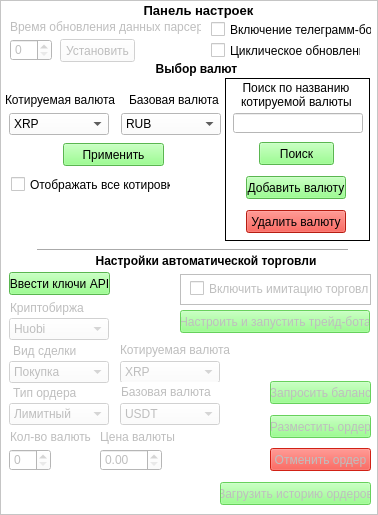
   <widget class="QFrame" name="frame">
    <property name="geometry">
     <rect>
      <x>823</x>
      <y>30</y>
      <width>378</width>
      <height>515</height>
     </rect>
    </property>
    <property name="styleSheet">
     <string notr="true">background-color: rgb(255, 255, 255);</string>
    </property>
    <property name="frameShape">
     <enum>QFrame::StyledPanel</enum>
    </property>
    <property name="frameShadow">
     <enum>QFrame::Sunken</enum>
    </property>
    <widget class="QLabel" name="label_coinChoice">
     <property name="geometry">
      <rect>
       <x>131</x>
       <y>59</y>
       <width>131</width>
       <height>21</height>
      </rect>
     </property>
     <property name="text">
      <string>&lt;html&gt;&lt;head/&gt;&lt;body&gt;&lt;p align=&quot;center&quot;&gt;&lt;span style=&quot; font-weight:600;&quot;&gt;Выбор валют&lt;/span&gt;&lt;/p&gt;&lt;/body&gt;&lt;/html&gt;</string>
     </property>
    </widget>
    <widget class="QLabel" name="label_refreshTime">
     <property name="enabled">
      <bool>false</bool>
     </property>
     <property name="geometry">
      <rect>
       <x>10</x>
       <y>19</y>
       <width>191</width>
       <height>16</height>
      </rect>
     </property>
     <property name="text">
      <string>&lt;html&gt;&lt;head/&gt;&lt;body&gt;&lt;p&gt;Время обновления данных парсеров&lt;/p&gt;&lt;/body&gt;&lt;/html&gt;</string>
     </property>
    </widget>
    <widget class="QSpinBox" name="spinBox_refreshTime">
     <property name="enabled">
      <bool>false</bool>
     </property>
     <property name="geometry">
      <rect>
       <x>10</x>
       <y>39</y>
       <width>42</width>
       <height>22</height>
      </rect>
     </property>
    </widget>
    <widget class="QCheckBox" name="checkBox_tgBotOn">
     <property name="enabled">
      <bool>true</bool>
     </property>
     <property name="geometry">
      <rect>
       <x>211</x>
       <y>21</y>
       <width>161</width>
       <height>17</height>
      </rect>
     </property>
     <property name="text">
      <string>Включение телеграмм-бота</string>
     </property>
    </widget>
    <widget class="QPushButton" name="pushButton_EnableRefreshTime">
     <property name="enabled">
      <bool>false</bool>
     </property>
     <property name="geometry">
      <rect>
       <x>60</x>
       <y>39</y>
       <width>75</width>
       <height>23</height>
      </rect>
     </property>
     <property name="text">
      <string>Установить</string>
     </property>
    </widget>
    <widget class="QLabel" name="label_setPanel">
     <property name="geometry">
      <rect>
       <x>113</x>
       <y>1</y>
       <width>171</width>
       <height>20</height>
      </rect>
     </property>
     <property name="text">
      <string>&lt;html&gt;&lt;head/&gt;&lt;body&gt;&lt;p align=&quot;center&quot;&gt;&lt;span style=&quot; font-size:10pt; font-weight:600;&quot;&gt;Панель настроек&lt;/span&gt;&lt;/p&gt;&lt;/body&gt;&lt;/html&gt;</string>
     </property>
    </widget>
    <widget class="QComboBox" name="comboBox_quotationCoin">
     <property name="geometry">
      <rect>
       <x>9</x>
       <y>113</y>
       <width>100</width>
       <height>22</height>
      </rect>
     </property>
     <item>
      <property name="text">
       <string>XRP</string>
      </property>
     </item>
     <item>
      <property name="text">
       <string>BTC</string>
      </property>
     </item>
     <item>
      <property name="text">
       <string>ETH</string>
      </property>
     </item>
     <item>
      <property name="text">
       <string>USDT</string>
      </property>
     </item>
     <item>
      <property name="text">
       <string>BNB</string>
      </property>
     </item>
     <item>
      <property name="text">
       <string>USD Coin</string>
      </property>
     </item>
     <item>
      <property name="text">
       <string>Cardano</string>
      </property>
     </item>
     <item>
      <property name="text">
       <string>Dogecoin</string>
      </property>
     </item>
     <item>
      <property name="text">
       <string>Solana</string>
      </property>
     </item>
     <item>
      <property name="text">
       <string>TRON</string>
      </property>
     </item>
     <item>
      <property name="text">
       <string>Ton</string>
      </property>
     </item>
     <item>
      <property name="text">
       <string>Dai</string>
      </property>
     </item>
     <item>
      <property name="text">
       <string>Polkadot</string>
      </property>
     </item>
     <item>
      <property name="text">
       <string>Polygon</string>
      </property>
     </item>
     <item>
      <property name="text">
       <string>Litecoin</string>
      </property>
     </item>
     <item>
      <property name="text">
       <string>SHIBA INU</string>
      </property>
     </item>
     <item>
      <property name="text">
       <string>Wrapped Bitcoin</string>
      </property>
     </item>
     <item>
      <property name="text">
       <string>Bitcoin Cash</string>
      </property>
     </item>
     <item>
      <property name="text">
       <string>UNUS SED LEO</string>
      </property>
     </item>
     <item>
      <property name="text">
       <string>Avalanche</string>
      </property>
     </item>
     <item>
      <property name="text">
       <string>TrueUSD</string>
      </property>
     </item>
     <item>
      <property name="text">
       <string>Chainlink</string>
      </property>
     </item>
     <item>
      <property name="text">
       <string>Stellar Lumens</string>
      </property>
     </item>
     <item>
      <property name="text">
       <string>Binance USD</string>
      </property>
     </item>
     <item>
      <property name="text">
       <string>Monero</string>
      </property>
     </item>
     <item>
      <property name="text">
       <string>Uniswap</string>
      </property>
     </item>
     <item>
      <property name="text">
       <string>Aave UNI V2</string>
      </property>
     </item>
     <item>
      <property name="text">
       <string>OKB</string>
      </property>
     </item>
     <item>
      <property name="text">
       <string>Cosmos</string>
      </property>
     </item>
     <item>
      <property name="text">
       <string>Ethereum Classic</string>
      </property>
     </item>
     <item>
      <property name="text">
       <string>Binance Chain Native Token</string>
      </property>
     </item>
     <item>
      <property name="text">
       <string>Crypto.com Coin</string>
      </property>
     </item>
     <item>
      <property name="text">
       <string>Hedera Hashgraph</string>
      </property>
     </item>
     <item>
      <property name="text">
       <string>THETA</string>
      </property>
     </item>
     <item>
      <property name="text">
       <string>Wrapped Bitcoin</string>
      </property>
     </item>
     <item>
      <property name="text">
       <string>IOTA</string>
      </property>
     </item>
     <item>
      <property name="text">
       <string>Bitcoin Cash</string>
      </property>
     </item>
     <item>
      <property name="text">
       <string>Stellar</string>
      </property>
     </item>
     <item>
      <property name="text">
       <string>Acala</string>
      </property>
     </item>
     <item>
      <property name="text">
       <string>XDC Mainnet</string>
      </property>
     </item>
     <item>
      <property name="text">
       <string>KuCoin Token</string>
      </property>
     </item>
     <item>
      <property name="text">
       <string>EOS</string>
      </property>
     </item>
     <item>
      <property name="text">
       <string>ZCash</string>
      </property>
     </item>
     <item>
      <property name="text">
       <string>NEO</string>
      </property>
     </item>
     <item>
      <property name="text">
       <string>DigitalCash</string>
      </property>
     </item>
     <item>
      <property name="text">
       <string>Verge</string>
      </property>
     </item>
     <item>
      <property name="text">
       <string>OmiseGo</string>
      </property>
     </item>
     <item>
      <property name="text">
       <string>NEM</string>
      </property>
     </item>
     <item>
      <property name="text">
       <string>DigiByte</string>
      </property>
     </item>
     <item>
      <property name="text">
       <string>Bitshares</string>
      </property>
     </item>
    </widget>
    <widget class="QComboBox" name="comboBox_basicCoin">
     <property name="enabled">
      <bool>true</bool>
     </property>
     <property name="geometry">
      <rect>
       <x>121</x>
       <y>113</y>
       <width>100</width>
       <height>22</height>
      </rect>
     </property>
     <property name="inputMethodHints">
      <set>Qt::ImhNone</set>
     </property>
     <property name="editable">
      <bool>false</bool>
     </property>
     <property name="currentText">
      <string>RUB</string>
     </property>
     <property name="insertPolicy">
      <enum>QComboBox::InsertAlphabetically</enum>
     </property>
     <item>
      <property name="text">
       <string>RUB</string>
      </property>
     </item>
     <item>
      <property name="text">
       <string>USDT</string>
      </property>
     </item>
     <item>
      <property name="text">
       <string>USD</string>
      </property>
     </item>
     <item>
      <property name="text">
       <string>EUR</string>
      </property>
     </item>
     <item>
      <property name="text">
       <string>GBP</string>
      </property>
     </item>
    </widget>
    <widget class="Line" name="line_settingPanel">
     <property name="geometry">
      <rect>
       <x>37</x>
       <y>242</y>
       <width>311</width>
       <height>16</height>
      </rect>
     </property>
     <property name="orientation">
      <enum>Qt::Horizontal</enum>
     </property>
    </widget>
    <widget class="QPushButton" name="pushButton_enableCoinChoice">
     <property name="geometry">
      <rect>
       <x>63</x>
       <y>143</y>
       <width>101</width>
       <height>23</height>
      </rect>
     </property>
     <property name="styleSheet">
      <string notr="true">background-color: rgb(126, 255, 112);</string>
     </property>
     <property name="text">
      <string>Применить</string>
     </property>
    </widget>
    <widget class="QLabel" name="label_quotationCoin">
     <property name="geometry">
      <rect>
       <x>5</x>
       <y>90</y>
       <width>110</width>
       <height>20</height>
      </rect>
     </property>
     <property name="text">
      <string>Котируемая валюта</string>
     </property>
    </widget>
    <widget class="QLabel" name="label_basicCoin">
     <property name="geometry">
      <rect>
       <x>129</x>
       <y>90</y>
       <width>110</width>
       <height>20</height>
      </rect>
     </property>
     <property name="text">
      <string>Базовая валюта</string>
     </property>
    </widget>
    <widget class="QCheckBox" name="checkBox_circularRefresh">
     <property name="geometry">
      <rect>
       <x>211</x>
       <y>42</y>
       <width>150</width>
       <height>17</height>
      </rect>
     </property>
     <property name="text">
      <string>Циклическое обновление</string>
     </property>
    </widget>
    <widget class="QCheckBox" name="checkBox_allCoinsRender">
     <property name="geometry">
      <rect>
       <x>11</x>
       <y>176</y>
       <width>160</width>
       <height>17</height>
      </rect>
     </property>
     <property name="text">
      <string>Отображать все котировки</string>
     </property>
    </widget>
    <widget class="QTextBrowser" name="textBrowser_coinSearchBox">
     <property name="enabled">
      <bool>true</bool>
     </property>
     <property name="geometry">
      <rect>
       <x>225</x>
       <y>78</y>
       <width>145</width>
       <height>163</height>
      </rect>
     </property>
     <property name="styleSheet">
      <string notr="true"/>
     </property>
     <property name="frameShape">
      <enum>QFrame::Box</enum>
     </property>
     <property name="frameShadow">
      <enum>QFrame::Plain</enum>
     </property>
     <property name="lineWidth">
      <number>1</number>
     </property>
    </widget>
    <widget class="QPushButton" name="pushButton_addNewCoin">
     <property name="geometry">
      <rect>
       <x>246</x>
       <y>176</y>
       <width>100</width>
       <height>23</height>
      </rect>
     </property>
     <property name="styleSheet">
      <string notr="true">background-color: rgb(126, 255, 112);</string>
     </property>
     <property name="text">
      <string>Добавить валюту</string>
     </property>
    </widget>
    <widget class="QLabel" name="label_coinSearch">
     <property name="geometry">
      <rect>
       <x>241</x>
       <y>80</y>
       <width>110</width>
       <height>31</height>
      </rect>
     </property>
     <property name="sizePolicy">
      <sizepolicy hsizetype="Preferred" vsizetype="Preferred">
       <horstretch>0</horstretch>
       <verstretch>0</verstretch>
      </sizepolicy>
     </property>
     <property name="baseSize">
      <size>
       <width>0</width>
       <height>0</height>
      </size>
     </property>
     <property name="font">
      <font>
       <weight>50</weight>
       <italic>false</italic>
       <bold>false</bold>
       <underline>false</underline>
       <strikeout>false</strikeout>
       <stylestrategy>PreferDefault</stylestrategy>
       <kerning>true</kerning>
      </font>
     </property>
     <property name="text">
      <string>&lt;html&gt;&lt;head/&gt;&lt;body&gt;&lt;p align=&quot;center&quot;&gt;Поиск по названию&lt;br/&gt;котируемой валюты&lt;/p&gt;&lt;/body&gt;&lt;/html&gt;</string>
     </property>
     <property name="textFormat">
      <enum>Qt::AutoText</enum>
     </property>
     <property name="scaledContents">
      <bool>false</bool>
     </property>
     <property name="alignment">
      <set>Qt::AlignCenter</set>
     </property>
     <property name="wordWrap">
      <bool>false</bool>
     </property>
     <property name="margin">
      <number>0</number>
     </property>
     <property name="indent">
      <number>-1</number>
     </property>
     <property name="textInteractionFlags">
      <set>Qt::NoTextInteraction</set>
     </property>
    </widget>
    <widget class="QLineEdit" name="lineEdit_coinSearch">
     <property name="geometry">
      <rect>
       <x>233</x>
       <y>113</y>
       <width>130</width>
       <height>20</height>
      </rect>
     </property>
     <property name="clearButtonEnabled">
      <bool>true</bool>
     </property>
    </widget>
    <widget class="QPushButton" name="pushButton_coinSearch">
     <property name="geometry">
      <rect>
       <x>259</x>
       <y>142</y>
       <width>75</width>
       <height>23</height>
      </rect>
     </property>
     <property name="styleSheet">
      <string notr="true">background-color: rgb(126, 255, 112);</string>
     </property>
     <property name="text">
      <string>Поиск</string>
     </property>
    </widget>
    <widget class="QPushButton" name="pushButton_deleteCoin">
     <property name="geometry">
      <rect>
       <x>246</x>
       <y>210</y>
       <width>100</width>
       <height>23</height>
      </rect>
     </property>
     <property name="styleSheet">
      <string notr="true">background-color: rgb(255, 40, 25);</string>
     </property>
     <property name="text">
      <string>Удалить валюту</string>
     </property>
    </widget>
    <widget class="QLabel" name="label_tradeSettings">
     <property name="geometry">
      <rect>
       <x>91</x>
       <y>251</y>
       <width>230</width>
       <height>21</height>
      </rect>
     </property>
     <property name="text">
      <string>&lt;html&gt;&lt;head/&gt;&lt;body&gt;&lt;p align=&quot;center&quot;&gt;&lt;span style=&quot; font-weight:600;&quot;&gt;Настройки автоматической торговли&lt;/span&gt;&lt;/p&gt;&lt;/body&gt;&lt;/html&gt;</string>
     </property>
    </widget>
    <widget class="QLabel" name="label_exchangeType">
     <property name="enabled">
      <bool>false</bool>
     </property>
     <property name="geometry">
      <rect>
       <x>10</x>
       <y>298</y>
       <width>81</width>
       <height>20</height>
      </rect>
     </property>
     <property name="text">
      <string>Криптобиржа</string>
     </property>
    </widget>
    <widget class="QComboBox" name="comboBox_exchangeType">
     <property name="enabled">
      <bool>false</bool>
     </property>
     <property name="geometry">
      <rect>
       <x>9</x>
       <y>318</y>
       <width>100</width>
       <height>22</height>
      </rect>
     </property>
     <item>
      <property name="text">
       <string>Huobi</string>
      </property>
     </item>
     <item>
      <property name="text">
       <string>Myfin</string>
      </property>
     </item>
     <item>
      <property name="text">
       <string>Kucoin</string>
      </property>
     </item>
     <item>
      <property name="text">
       <string>Coinbase</string>
      </property>
     </item>
    </widget>
    <widget class="QLabel" name="label_dealType">
     <property name="enabled">
      <bool>false</bool>
     </property>
     <property name="geometry">
      <rect>
       <x>13</x>
       <y>341</y>
       <width>81</width>
       <height>20</height>
      </rect>
     </property>
     <property name="text">
      <string>Вид сделки</string>
     </property>
    </widget>
    <widget class="QComboBox" name="comboBox_dealType">
     <property name="enabled">
      <bool>false</bool>
     </property>
     <property name="geometry">
      <rect>
       <x>9</x>
       <y>361</y>
       <width>100</width>
       <height>22</height>
      </rect>
     </property>
     <item>
      <property name="text">
       <string>Покупка</string>
      </property>
     </item>
     <item>
      <property name="text">
       <string>Продажа</string>
      </property>
     </item>
    </widget>
    <widget class="QLabel" name="label_orderType">
     <property name="enabled">
      <bool>false</bool>
     </property>
     <property name="geometry">
      <rect>
       <x>13</x>
       <y>383</y>
       <width>81</width>
       <height>20</height>
      </rect>
     </property>
     <property name="text">
      <string>Тип ордера</string>
     </property>
    </widget>
    <widget class="QComboBox" name="comboBox_orderType">
     <property name="enabled">
      <bool>false</bool>
     </property>
     <property name="geometry">
      <rect>
       <x>9</x>
       <y>403</y>
       <width>100</width>
       <height>22</height>
      </rect>
     </property>
     <item>
      <property name="text">
       <string>Лимитный</string>
      </property>
     </item>
     <item>
      <property name="text">
       <string>Рыночный</string>
      </property>
     </item>
    </widget>
    <widget class="QLabel" name="label_buyAmount">
     <property name="enabled">
      <bool>false</bool>
     </property>
     <property name="geometry">
      <rect>
       <x>10</x>
       <y>429</y>
       <width>81</width>
       <height>16</height>
      </rect>
     </property>
     <property name="text">
      <string>&lt;html&gt;&lt;head/&gt;&lt;body&gt;&lt;p&gt;Кол-во валюты&lt;/p&gt;&lt;/body&gt;&lt;/html&gt;</string>
     </property>
    </widget>
    <widget class="QSpinBox" name="spinBox_buyAmount">
     <property name="enabled">
      <bool>false</bool>
     </property>
     <property name="geometry">
      <rect>
       <x>9</x>
       <y>449</y>
       <width>42</width>
       <height>22</height>
      </rect>
     </property>
    </widget>
    <widget class="QLabel" name="label_currencyPrice">
     <property name="enabled">
      <bool>false</bool>
     </property>
     <property name="geometry">
      <rect>
       <x>100</x>
       <y>429</y>
       <width>81</width>
       <height>16</height>
      </rect>
     </property>
     <property name="text">
      <string>&lt;html&gt;&lt;head/&gt;&lt;body&gt;&lt;p&gt;Цена валюты&lt;/p&gt;&lt;/body&gt;&lt;/html&gt;</string>
     </property>
    </widget>
    <widget class="QDoubleSpinBox" name="doubleSpinBox_currencyPrice">
     <property name="enabled">
      <bool>false</bool>
     </property>
     <property name="geometry">
      <rect>
       <x>100</x>
       <y>449</y>
       <width>62</width>
       <height>22</height>
      </rect>
     </property>
    </widget>
    <widget class="QPushButton" name="pushButton_apiKeysLoad">
     <property name="geometry">
      <rect>
       <x>9</x>
       <y>272</y>
       <width>101</width>
       <height>23</height>
      </rect>
     </property>
     <property name="styleSheet">
      <string notr="true">background-color: rgb(126, 255, 112);</string>
     </property>
     <property name="text">
      <string>Ввести ключи API</string>
     </property>
    </widget>
    <widget class="QPushButton" name="pushButton_cancelOrder">
     <property name="enabled">
      <bool>false</bool>
     </property>
     <property name="geometry">
      <rect>
       <x>270</x>
       <y>448</y>
       <width>101</width>
       <height>23</height>
      </rect>
     </property>
     <property name="styleSheet">
      <string notr="true">background-color: rgb(255, 40, 25);</string>
     </property>
     <property name="text">
      <string>Отменить ордер</string>
     </property>
    </widget>
    <widget class="QPushButton" name="pushButton_placeOrder">
     <property name="enabled">
      <bool>false</bool>
     </property>
     <property name="geometry">
      <rect>
       <x>270</x>
       <y>415</y>
       <width>101</width>
       <height>23</height>
      </rect>
     </property>
     <property name="styleSheet">
      <string notr="true">background-color: rgb(126, 255, 112);</string>
     </property>
     <property name="text">
      <string>Разместить ордер</string>
     </property>
    </widget>
    <widget class="QPushButton" name="pushButton_getBalances">
     <property name="enabled">
      <bool>false</bool>
     </property>
     <property name="geometry">
      <rect>
       <x>270</x>
       <y>381</y>
       <width>101</width>
       <height>23</height>
      </rect>
     </property>
     <property name="styleSheet">
      <string notr="true">background-color: rgb(126, 255, 112);</string>
     </property>
     <property name="text">
      <string>Запросить баланс</string>
     </property>
    </widget>
    <widget class="QComboBox" name="comboBox_tradeQuotCoin">
     <property name="enabled">
      <bool>false</bool>
     </property>
     <property name="geometry">
      <rect>
       <x>120</x>
       <y>361</y>
       <width>100</width>
       <height>22</height>
      </rect>
     </property>
     <item>
      <property name="text">
       <string>XRP</string>
      </property>
     </item>
     <item>
      <property name="text">
       <string>BTC</string>
      </property>
     </item>
     <item>
      <property name="text">
       <string>ETH</string>
      </property>
     </item>
     <item>
      <property name="text">
       <string>USDT</string>
      </property>
     </item>
     <item>
      <property name="text">
       <string>BNB</string>
      </property>
     </item>
     <item>
      <property name="text">
       <string>USD Coin</string>
      </property>
     </item>
     <item>
      <property name="text">
       <string>Cardano</string>
      </property>
     </item>
     <item>
      <property name="text">
       <string>Dogecoin</string>
      </property>
     </item>
     <item>
      <property name="text">
       <string>Solana</string>
      </property>
     </item>
     <item>
      <property name="text">
       <string>TRON</string>
      </property>
     </item>
     <item>
      <property name="text">
       <string>Ton</string>
      </property>
     </item>
     <item>
      <property name="text">
       <string>Dai</string>
      </property>
     </item>
     <item>
      <property name="text">
       <string>Polkadot</string>
      </property>
     </item>
     <item>
      <property name="text">
       <string>Polygon</string>
      </property>
     </item>
     <item>
      <property name="text">
       <string>Litecoin</string>
      </property>
     </item>
     <item>
      <property name="text">
       <string>SHIBA INU</string>
      </property>
     </item>
     <item>
      <property name="text">
       <string>Wrapped Bitcoin</string>
      </property>
     </item>
     <item>
      <property name="text">
       <string>Bitcoin Cash</string>
      </property>
     </item>
     <item>
      <property name="text">
       <string>UNUS SED LEO</string>
      </property>
     </item>
     <item>
      <property name="text">
       <string>Avalanche</string>
      </property>
     </item>
     <item>
      <property name="text">
       <string>TrueUSD</string>
      </property>
     </item>
     <item>
      <property name="text">
       <string>Chainlink</string>
      </property>
     </item>
     <item>
      <property name="text">
       <string>Stellar Lumens</string>
      </property>
     </item>
     <item>
      <property name="text">
       <string>Binance USD</string>
      </property>
     </item>
     <item>
      <property name="text">
       <string>Monero</string>
      </property>
     </item>
     <item>
      <property name="text">
       <string>Uniswap</string>
      </property>
     </item>
     <item>
      <property name="text">
       <string>Aave UNI V2</string>
      </property>
     </item>
     <item>
      <property name="text">
       <string>OKB</string>
      </property>
     </item>
     <item>
      <property name="text">
       <string>Cosmos</string>
      </property>
     </item>
     <item>
      <property name="text">
       <string>Ethereum Classic</string>
      </property>
     </item>
     <item>
      <property name="text">
       <string>Binance Chain Native Token</string>
      </property>
     </item>
     <item>
      <property name="text">
       <string>Crypto.com Coin</string>
      </property>
     </item>
     <item>
      <property name="text">
       <string>Hedera Hashgraph</string>
      </property>
     </item>
     <item>
      <property name="text">
       <string>THETA</string>
      </property>
     </item>
     <item>
      <property name="text">
       <string>Wrapped Bitcoin</string>
      </property>
     </item>
     <item>
      <property name="text">
       <string>IOTA</string>
      </property>
     </item>
     <item>
      <property name="text">
       <string>Bitcoin Cash</string>
      </property>
     </item>
     <item>
      <property name="text">
       <string>Stellar</string>
      </property>
     </item>
     <item>
      <property name="text">
       <string>Acala</string>
      </property>
     </item>
     <item>
      <property name="text">
       <string>XDC Mainnet</string>
      </property>
     </item>
     <item>
      <property name="text">
       <string>KuCoin Token</string>
      </property>
     </item>
     <item>
      <property name="text">
       <string>EOS</string>
      </property>
     </item>
     <item>
      <property name="text">
       <string>ZCash</string>
      </property>
     </item>
     <item>
      <property name="text">
       <string>NEO</string>
      </property>
     </item>
     <item>
      <property name="text">
       <string>DigitalCash</string>
      </property>
     </item>
     <item>
      <property name="text">
       <string>Verge</string>
      </property>
     </item>
     <item>
      <property name="text">
       <string>OmiseGo</string>
      </property>
     </item>
     <item>
      <property name="text">
       <string>NEM</string>
      </property>
     </item>
     <item>
      <property name="text">
       <string>DigiByte</string>
      </property>
     </item>
     <item>
      <property name="text">
       <string>Bitshares</string>
      </property>
     </item>
    </widget>
    <widget class="QLabel" name="label_tradeQuotCoin">
     <property name="enabled">
      <bool>false</bool>
     </property>
     <property name="geometry">
      <rect>
       <x>120</x>
       <y>340</y>
       <width>111</width>
       <height>20</height>
      </rect>
     </property>
     <property name="text">
      <string>Котируемая валюта</string>
     </property>
    </widget>
    <widget class="QComboBox" name="comboBox_tradeBaseCoin">
     <property name="enabled">
      <bool>false</bool>
     </property>
     <property name="geometry">
      <rect>
       <x>120</x>
       <y>403</y>
       <width>100</width>
       <height>22</height>
      </rect>
     </property>
     <property name="inputMethodHints">
      <set>Qt::ImhNone</set>
     </property>
     <property name="editable">
      <bool>false</bool>
     </property>
     <property name="currentText">
      <string>USDT</string>
     </property>
     <property name="insertPolicy">
      <enum>QComboBox::InsertAlphabetically</enum>
     </property>
     <item>
      <property name="text">
       <string>USDT</string>
      </property>
     </item>
     <item>
      <property name="text">
       <string>RUB</string>
      </property>
     </item>
     <item>
      <property name="text">
       <string>USD</string>
      </property>
     </item>
     <item>
      <property name="text">
       <string>EUR</string>
      </property>
     </item>
     <item>
      <property name="text">
       <string>GBP</string>
      </property>
     </item>
    </widget>
    <widget class="QLabel" name="label_tradeBaseCoin">
     <property name="enabled">
      <bool>false</bool>
     </property>
     <property name="geometry">
      <rect>
       <x>121</x>
       <y>382</y>
       <width>110</width>
       <height>20</height>
      </rect>
     </property>
     <property name="text">
      <string>Базовая валюта</string>
     </property>
    </widget>
    <widget class="QPushButton" name="pushButton_getOpenOrdersInfo">
     <property name="enabled">
      <bool>false</bool>
     </property>
     <property name="geometry">
      <rect>
       <x>220</x>
       <y>482</y>
       <width>151</width>
       <height>23</height>
      </rect>
     </property>
     <property name="styleSheet">
      <string notr="true">background-color: rgb(126, 255, 112);</string>
     </property>
     <property name="text">
      <string>Загрузить историю ордеров</string>
     </property>
    </widget>
    <widget class="QCheckBox" name="checkBox_enableImitatitonTrade">
     <property name="enabled">
      <bool>false</bool>
     </property>
     <property name="geometry">
      <rect>
       <x>190</x>
       <y>280</y>
       <width>180</width>
       <height>17</height>
      </rect>
     </property>
     <property name="text">
      <string>Включить имитацию торговли</string>
     </property>
    </widget>
    <widget class="QTextBrowser" name="textBrowser_tradeImitationBox">
     <property name="enabled">
      <bool>false</bool>
     </property>
     <property name="geometry">
      <rect>
       <x>180</x>
       <y>274</y>
       <width>191</width>
       <height>31</height>
      </rect>
     </property>
     <property name="styleSheet">
      <string notr="true"/>
     </property>
     <property name="frameShape">
      <enum>QFrame::Box</enum>
     </property>
     <property name="frameShadow">
      <enum>QFrame::Plain</enum>
     </property>
     <property name="lineWidth">
      <number>1</number>
     </property>
    </widget>
    <widget class="QPushButton" name="pushButton_cryptoBotStart">
     <property name="enabled">
      <bool>false</bool>
     </property>
     <property name="geometry">
      <rect>
       <x>180</x>
       <y>310</y>
       <width>190</width>
       <height>23</height>
      </rect>
     </property>
     <property name="styleSheet">
      <string notr="true">background-color: rgb(126, 255, 112);</string>
     </property>
     <property name="text">
      <string>Настроить и запустить трейд-бота</string>
     </property>
    </widget>
    <zorder>textBrowser_tradeImitationBox</zorder>
    <zorder>label_coinChoice</zorder>
    <zorder>label_refreshTime</zorder>
    <zorder>spinBox_refreshTime</zorder>
    <zorder>checkBox_tgBotOn</zorder>
    <zorder>pushButton_EnableRefreshTime</zorder>
    <zorder>label_setPanel</zorder>
    <zorder>comboBox_quotationCoin</zorder>
    <zorder>comboBox_basicCoin</zorder>
    <zorder>line_settingPanel</zorder>
    <zorder>pushButton_enableCoinChoice</zorder>
    <zorder>label_quotationCoin</zorder>
    <zorder>label_basicCoin</zorder>
    <zorder>checkBox_circularRefresh</zorder>
    <zorder>checkBox_allCoinsRender</zorder>
    <zorder>textBrowser_coinSearchBox</zorder>
    <zorder>pushButton_addNewCoin</zorder>
    <zorder>label_coinSearch</zorder>
    <zorder>lineEdit_coinSearch</zorder>
    <zorder>pushButton_coinSearch</zorder>
    <zorder>pushButton_deleteCoin</zorder>
    <zorder>label_tradeSettings</zorder>
    <zorder>label_exchangeType</zorder>
    <zorder>comboBox_exchangeType</zorder>
    <zorder>label_dealType</zorder>
    <zorder>comboBox_dealType</zorder>
    <zorder>label_orderType</zorder>
    <zorder>comboBox_orderType</zorder>
    <zorder>label_buyAmount</zorder>
    <zorder>spinBox_buyAmount</zorder>
    <zorder>label_currencyPrice</zorder>
    <zorder>doubleSpinBox_currencyPrice</zorder>
    <zorder>pushButton_apiKeysLoad</zorder>
    <zorder>pushButton_cancelOrder</zorder>
    <zorder>pushButton_placeOrder</zorder>
    <zorder>pushButton_getBalances</zorder>
    <zorder>comboBox_tradeQuotCoin</zorder>
    <zorder>label_tradeQuotCoin</zorder>
    <zorder>comboBox_tradeBaseCoin</zorder>
    <zorder>label_tradeBaseCoin</zorder>
    <zorder>pushButton_getOpenOrdersInfo</zorder>
    <zorder>checkBox_enableImitatitonTrade</zorder>
    <zorder>pushButton_cryptoBotStart</zorder>
   </widget>
